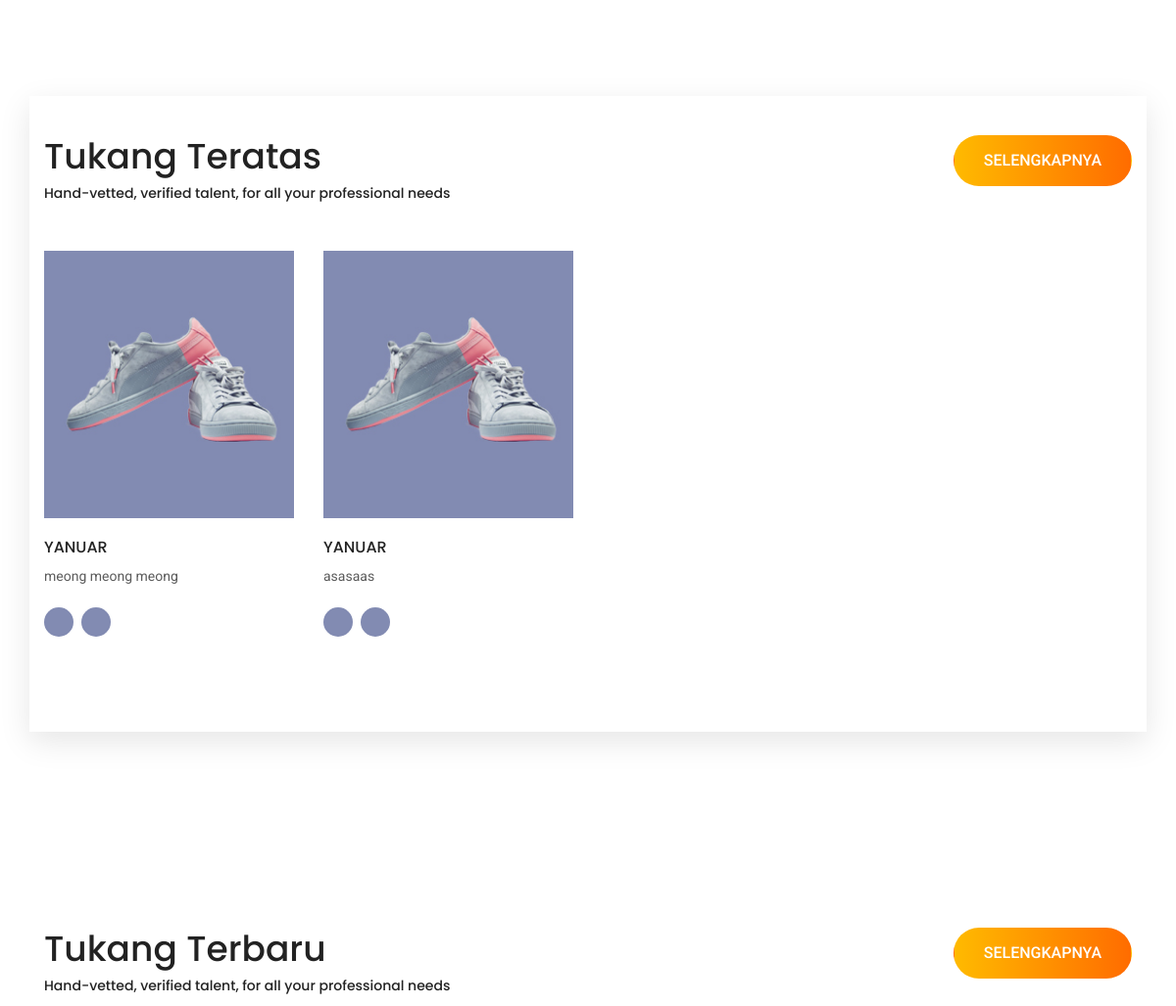
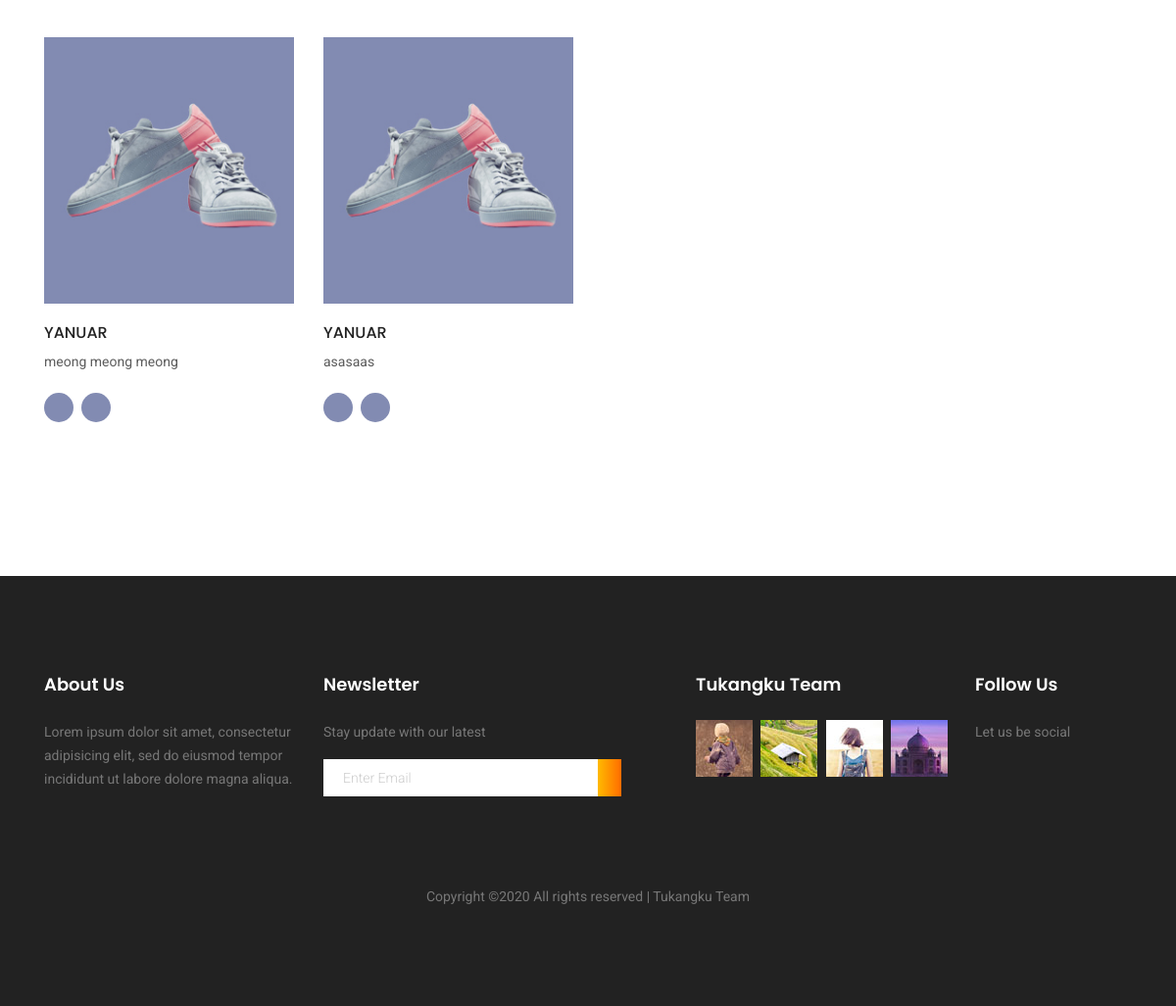
Before: / (lower part) with the older database file (2 pictures, top to bottom).
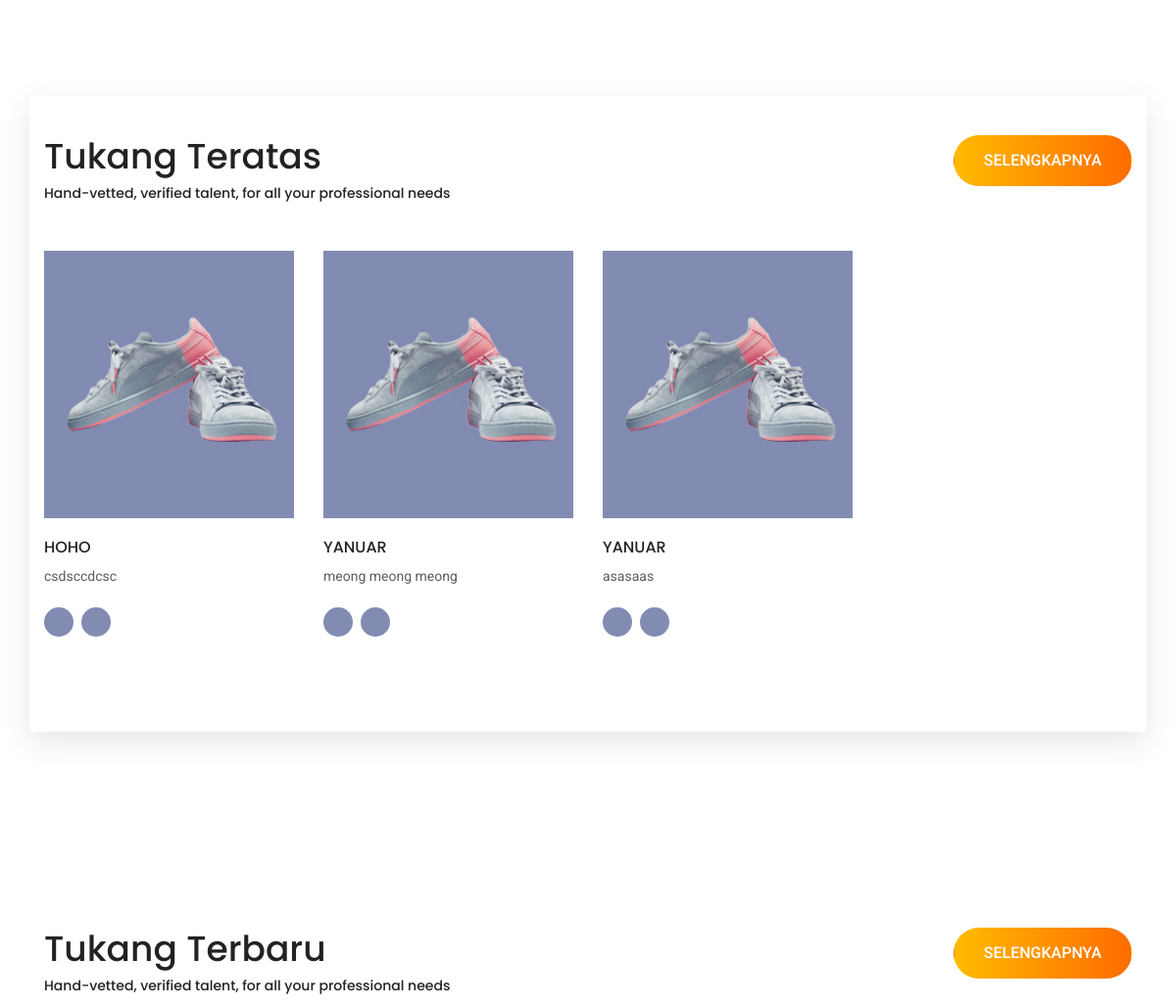
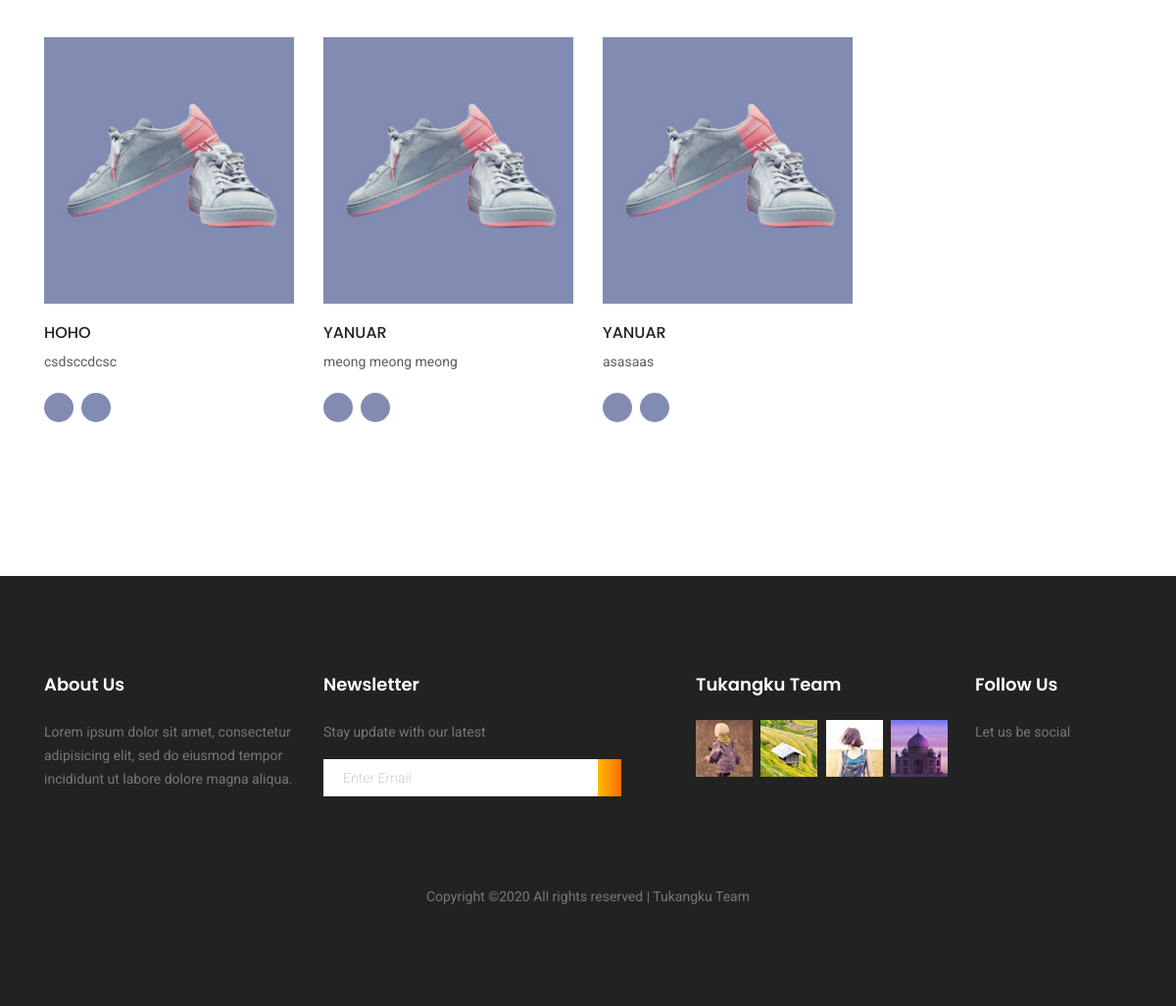
After: the same page with the newer database file (2 pictures, top to bottom).
### app/models.py (models this page shows, shortened)
class Daftar(models.Model):
    nama        = models.CharField(max_length=200, )
    email       = models.EmailField()
    telepon     = models.CharField(max_length=13)
    alamat      = models.TextField()
    umur        = models.CharField(max_length=3)
    gender      = models.CharField(max_length=1)
    posisi      = models.CharField(max_length=50)
    buat        = models.DateTimeField(auto_now=True)
    class Meta:
        verbose_name_plural = 'Data-Daftar'

### app/views.py (the view)
# urls.py: path('', home, name='home'),
def home(request):
    profile = Daftar.objects.order_by('-buat')[:4]
    context = {'profile': profile}
    return render(request, 'home.html', context)

### templates/home.html (shortened to what this page needs)
{% extends 'index.html' %}
{% load static %}
{% load widget_tweaks %}
{% block head %}
<head>
	<link rel="stylesheet" href="{% static 'css/linearicons.css' %}">
	<link rel="stylesheet" href="{% static 'css/font-awesome.min.css' %">
	<link rel="stylesheet" href="{% static 'css/themify-icons.css' %}">
	<link rel="stylesheet" href="{% static 'css/bootstrap.css' %}">
	<link rel="stylesheet" href="{% static 'css/owl.carousel.css' %}">
	<link rel="stylesheet" href="{% static 'css/nice-select.css' %}">
	<link rel="stylesheet" href="{% static 'css/nouislider.min.css' %}">
	<link rel="stylesheet" href="{% static 'css/ion.rangeSlider.css' %}" />
	<link rel="stylesheet" href="{% static 'css/ion.rangeSlider.skinFlat.css' %}" />
	<link rel="stylesheet" href="{% static 'css/magnific-popup.css' %}">
	<link rel="stylesheet" href="{% static 'css/main.css' %}">
    <link rel="stylesheet" href="https://use.fontawesome.com/releases/v5.5.0/css/all.css">
</head>
{% endblock %}
	{% block konten %}
	<section class="owl-carousel section_gap">
		<div class="container">
			<div class="row justify-content-center">
				<div class="col-lg-6">
					<div class="section-title">
						<h1>Tukang Terbaru</h1>
						<h6>Hand-vetted, verified talent, for all your professional needs</h6>
					</div>
				</div>
				<div class="col-lg-6 text-right">
					<a href="#"><button class="btn primary-btn" >Selengkapnya</button></a>
				</div>
			</div>
			<div class="row">
				{% for prof in profile %}
				<a href="#">
				<div class="col-lg-3 col-md-6">
					<div class="single-product">
						<img class="img-fluid" src="{% static 'upload/img/product/p8.jpg' %}" alt="">
						<div class="product-details">
							<h6>{{ prof.nama }}</h6>
							<div class="price">
								<p style="color:rgb(92, 92, 92);">{{prof.alamat}}</p>
							</div>
							<div class="prd-bottom">
								<a href="" class="social-info">
								<span class="ti-bag"></span>
								</a>
								<a href="" class="social-info">
									<span class="lnr lnr-heart"></span>
								</a>
							</div>
						</div>
					</div>
				</div>
				</a>
				{% endfor %}
			</div>
		</div>
	</section>
	{% endblock %}
	{% block bar %}
	<section class="features-area section_gap">
		<div class="container">
			<div class="row features-inner">
				<div class="col-lg-6">
					<div class="section-title">
						<h1>Tukang Teratas</h1>
						<h6>Hand-vetted, verified talent, for all your professional needs</h6>
					</div>
				</div>
				<div class="col-lg-6 text-right">
					<a href="#"><button class="btn primary-btn" >Selengkapnya</button></a>
				</div>
				{% for prof in profile %}
				<a href="#">
				<div class="col-lg-3 col-md-6">
					<div class="single-product">
						<img class="img-fluid" src="{% static 'upload/img/product/p8.jpg' %}" alt="">
						<div class="product-details">
							<h6>{{ prof.nama }}</h6>
							<div class="price">
								<p style="color:rgb(92, 92, 92);">{{prof.alamat}}</p>
							</div>
							<div class="prd-bottom">
								<a href="" class="social-info">
								<span class="ti-bag"></span>
								</a>
								<a href="" class="social-info">
									<span class="lnr lnr-heart"></span>
								</a>
							</div>
						</div>
					</div>
				</div>
				</a>
				{% endfor %}
			</div>
		</div>
	</section>
	{% endblock %}
	{% block footer %}
	<footer class="footer-area section_gap">
		<div class="container">
			<div class="row">
				<div class="col-lg-3  col-md-6 col-sm-6">
					<div class="single-footer-widget">
						<h6>About Us</h6>
						<p>
							Lorem ipsum dolor sit amet, consectetur adipisicing elit, sed do eiusmod tempor incididunt ut labore dolore
							magna aliqua.
						</p>
					</div>
				</div>
				<div class="col-lg-4  col-md-6 col-sm-6">
					<div class="single-footer-widget">
						<h6>Newsletter</h6>
						<p>Stay update with our latest</p>
						<div class="" id="mc_embed_signup">
							<form target="_blank" novalidate="true" action="https://spondonit.us12.list-manage.com/subscribe/post?u=1462626880ade1ac87bd9c93a&amp;id=92a4423d01"
							 method="get" class="form-inline">
								<div class="d-flex flex-row">
									<input class="form-control" name="EMAIL" placeholder="Enter Email" onfocus="this.placeholder = ''" onblur="this.placeholder = 'Enter Email '"
									 required="" type="email">
									<button class="click-btn btn btn-default"></button>
								</div>
							</form>
						</div>
					</div>
				</div>
				<div class="col-lg-3  col-md-6 col-sm-6">
					<div class="single-footer-widget mail-chimp">
						<h6 class="mb-20">Tukangku Team</h6>
						<ul class="instafeed d-flex flex-wrap">
							<li><img src="{% static 'upload/img/i1.jpg' %}" alt=""></li>
							<li><img src="{% static 'upload/img/i2.jpg' %}" alt=""></li>
							<li><img src="{% static 'upload/img/i3.jpg' %}" alt=""></li>
							<li><img src="{% static 'upload/img/i4.jpg' %}" alt=""></li>
						</ul>
					</div>
				</div>
				<div class="col-lg-2 col-md-6 col-sm-6">
					<div class="single-footer-widget">
						<h6>Follow Us</h6>
						<p>Let us be social</p>
						<div class="footer-social d-flex align-items-center">
							<a href="#"><i class="fa fa-facebook"></i></a>
							<a href="#"><i class="fa fa-twitter"></i></a>
							<a href="#"><i class="fa fa-dribbble"></i></a>
							<a href="#"><i class="fa fa-behance"></i></a>
						</div>
					</div>
				</div>
			</div>
			<div class="footer-bottom d-flex justify-content-center align-items-center flex-wrap">
				<p class="footer-text m-0">
				Copyright &copy;<script>document.write(new Date().getFullYear());</script> All rights reserved | Tukangku Team
				</p>
			</div>
		</div>
	</footer>
	{% endblock %}

### templates/index.html (shortened to what this page needs)
{% load static %}
{% load widget_tweaks %}
<!DOCTYPE html>
<html lang="zxx" class="no-js">
{% block head %}
{% endblock %}
<body>
	{% block bar %}
	{% endblock %}
	{% block konten %}
	{% endblock %}
	{% block footer %}
	{% endblock %}
</body>
</html>

Changed rows visible on the page:
added Daftar: nama "HOHO", alamat "csdsccdcsc"
